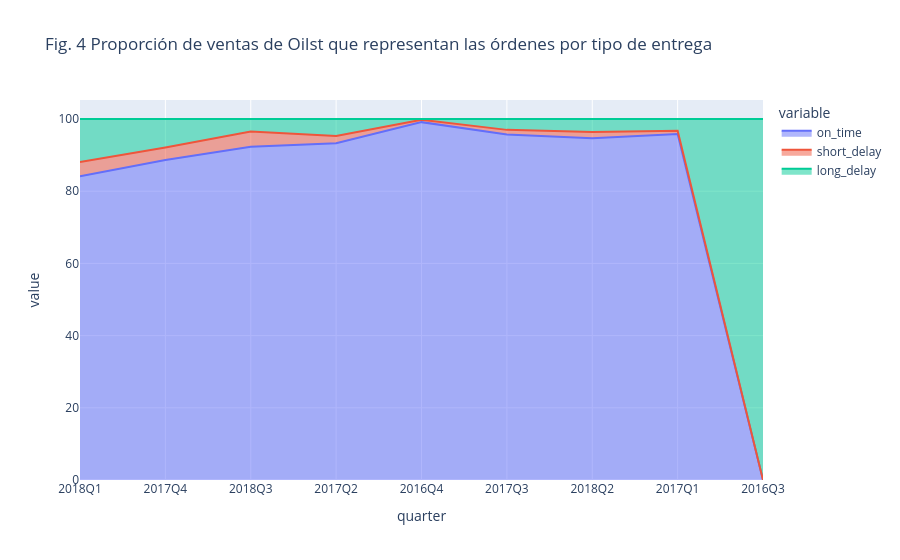

This figure's notebook cell:
### Code cell
fig = px.area(
    sales_time_delay_status_tab_formated,
    x="quarter",
    y="value",
    color="variable",
    title="Fig. 4 Proporción de ventas de Oilst que representan las órdenes por tipo de entrega"
    )
fig.show()

### Figure 1 — Plotly figure (JSON) as saved in the notebook; plotly's stock layout.template omitted (floating-point values rounded to 4 significant figures)
{"data": [{"fillpattern": {"shape": ""}, "hovertemplate": "variable=on_time<br>quarter=%{x}<br>value=%{y}<extra></extra>", "legendgroup": "on_time", "line": {"color": "#636efa"}, "marker": {"symbol": "circle"}, "mode": "lines", "name": "on_time", "orientation": "v", "showlegend": true, "stackgroup": "1", "type": "scatter", "x": ["2018Q1", "2017Q4", "2018Q3", "2017Q2", "2016Q4", "2017Q3", "2018Q2", "2017Q1"], "xaxis": "x", "y": [84.17, 88.68, 92.33, 93.29, 99.14, 95.73, 94.66, 95.85], "yaxis": "y"}, {"fillpattern": {"shape": ""}, "hovertemplate": "variable=short_delay<br>quarter=%{x}<br>value=%{y}<extra></extra>", "legendgroup": "short_delay", "line": {"color": "#EF553B"}, "marker": {"symbol": "circle"}, "mode": "lines", "name": "short_delay", "orientation": "v", "showlegend": true, "stackgroup": "1", "type": "scatter", "x": ["2016Q4", "2018Q3", "2018Q2", "2017Q3", "2017Q4", "2017Q1", "2018Q1", "2017Q2"], "xaxis": "x", "y": [0.69, 4.21, 1.74, 1.27, 3.41, 0.91, 3.95, 1.99], "yaxis": "y"}, {"fillpattern": {"shape": ""}, "hovertemplate": "variable=long_delay<br>quarter=%{x}<br>value=%{y}<extra></extra>", "legendgroup": "long_delay", "line": {"color": "#00cc96"}, "marker": {"symbol": "circle"}, "mode": "lines", "name": "long_delay", "orientation": "v", "showlegend": true, "stackgroup": "1", "type": "scatter", "x": ["2017Q4", "2017Q2", "2016Q4", "2018Q2", "2017Q1", "2016Q3", "2018Q1", "2018Q3", "2017Q3"], "xaxis": "x", "y": [7.91, 4.72, 0.18, 3.6, 3.24, 100, 11.88, 3.46, 3], "yaxis": "y"}], "layout": {"legend": {"title": {"text": "variable"}, "tracegroupgap": 0}, "title": {"text": "Fig. 4 Proporción de ventas de Oilst que representan las órdenes por tipo de entrega"}, "xaxis": {"anchor": "y", "domain": [0, 1], "title": {"text": "quarter"}}, "yaxis": {"anchor": "x", "domain": [0, 1], "title": {"text": "value"}}}}
